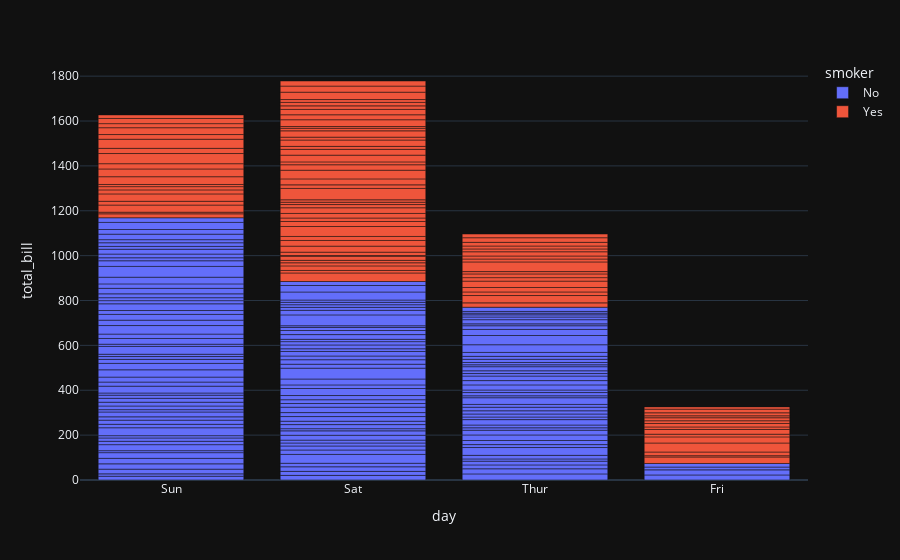

Write notebook code for a chart like this one.
### Markdown cell above
**bar plot**
- useful favourite for showing a set of discrete values, e.g. counts of categories

### Code cell
fig = px.bar(plotly_df_tips, x="day", y="total_bill", color="smoker")
fig.show()

### Figure 1 — Plotly figure (JSON) as saved in the notebook; plotly's stock layout.template omitted (floating-point values rounded to 4 significant figures; data arrays with more than 128 entries replaced by an {"elided": "..."} marker saying what was removed)
{"data": [{"alignmentgroup": "True", "hoverlabel": {"namelength": 0}, "hovertemplate": "smoker=No<br>day=%{x}<br>total_bill=%{y}", "legendgroup": "No", "marker": {"color": "#636efa"}, "name": "No", "offsetgroup": "No", "orientation": "v", "showlegend": true, "textposition": "auto", "type": "bar", "x": {"elided": "151 str values"}, "xaxis": "x", "y": {"elided": "151 float values"}, "yaxis": "y"}, {"alignmentgroup": "True", "hoverlabel": {"namelength": 0}, "hovertemplate": "smoker=Yes<br>day=%{x}<br>total_bill=%{y}", "legendgroup": "Yes", "marker": {"color": "#EF553B"}, "name": "Yes", "offsetgroup": "Yes", "orientation": "v", "showlegend": true, "textposition": "auto", "type": "bar", "x": ["Sat", "Sat", "Sat", "Sat", "Sat", "Sat", "Sat", "Sat", "Sat", "Sat", "Sat", "Thur", "Thur", "Fri", "Fri", "Fri", "Fri", "Fri", "Fri", "Fri", "Fri", "Fri", "Sat", "Sat", "Sat", "Sat", "Sat", "Sat", "Thur", "Sun", "Sat", "Sat", "Sat", "Sat", "Sun", "Sun", "Sun", "Sun", "Sun", "Sun", "Sun", "Sun", "Sun", "Sun", "Sun", "Sun", "Sun", "Sun", "Sun", "Sun", "Sun", "Sun", "Thur", "Thur", "Thur", "Thur", "Thur", "Thur", "Thur", "Thur", "Thur", "Thur", "Thur", "Thur", "Thur", "Thur", "Sat", "Sat", "Sat", "Sat", "Sat", "Sat", "Sat", "Sat", "Sat", "Sat", "Sat", "Sat", "Sat", "Fri", "Fri", "Fri", "Fri", "Fri", "Fri", "Sat", "Sat", "Sat", "Sat", "Sat", "Sat", "Sat", "Sat"], "xaxis": "x", "y": [38.01, 11.24, 20.29, 13.81, 11.02, 18.29, 3.07, 15.01, 26.86, 25.28, 17.92, 19.44, 32.68, 28.97, 5.75, 16.32, 40.17, 27.28, 12.03, 21.01, 11.35, 15.38, 44.3, 22.42, 15.36, 20.49, 25.21, 14.31, 16, 17.51, 10.59, 10.63, 50.81, 15.81, 7.25, 31.85, 16.82, 32.9, 17.89, 14.48, 9.6, 34.63, 34.65, 23.33, 45.35, 23.17, 40.55, 20.9, 30.46, 18.15, 23.1, 15.69, 19.81, 28.44, 15.48, 16.58, 10.34, 43.11, 13, 13.51, 18.71, 12.74, 13, 16.4, 20.53, 16.47, 26.59, 38.73, 24.27, 12.76, 30.06, 25.89, 13.27, 28.17, 12.9, 28.15, 11.59, 7.74, 30.14, 12.16, 13.42, 8.58, 13.42, 16.27, 10.09, 22.12, 24.01, 15.69, 15.53, 12.6, 32.83, 27.18, 22.67], "yaxis": "y"}], "layout": {"barmode": "relative", "legend": {"title": {"text": "smoker"}, "tracegroupgap": 0}, "margin": {"t": 60}, "xaxis": {"anchor": "y", "domain": [0, 1], "title": {"text": "day"}}, "yaxis": {"anchor": "x", "domain": [0, 1], "title": {"text": "total_bill"}}}}
